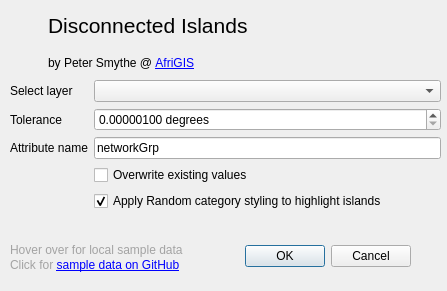
<?xml version="1.0" encoding="UTF-8"?>
<ui version="4.0">
 <class>DisconnectedIslandsDialogBase</class>
 <widget class="QDialog" name="DisconnectedIslandsDialogBase">
  <property name="geometry">
   <rect>
    <x>0</x>
    <y>0</y>
    <width>447</width>
    <height>291</height>
   </rect>
  </property>
  <property name="windowTitle">
   <string>Disconnected Islands</string>
  </property>
  <widget class="QDialogButtonBox" name="button_box">
   <property name="geometry">
    <rect>
     <x>30</x>
     <y>240</y>
     <width>381</width>
     <height>32</height>
    </rect>
   </property>
   <property name="orientation">
    <enum>Qt::Horizontal</enum>
   </property>
   <property name="standardButtons">
    <set>QDialogButtonBox::Cancel|QDialogButtonBox::Ok</set>
   </property>
  </widget>
  <widget class="QWidget" name="layoutWidget">
   <property name="geometry">
    <rect>
     <x>10</x>
     <y>10</y>
     <width>305</width>
     <height>68</height>
    </rect>
   </property>
   <layout class="QGridLayout" name="gridLayout">
    <item row="0" column="1">
     <widget class="QLabel" name="label_2">
      <property name="minimumSize">
       <size>
        <width>0</width>
        <height>32</height>
       </size>
      </property>
      <property name="text">
       <string>&lt;html&gt;&lt;head/&gt;&lt;body&gt;&lt;p&gt;&lt;span style=&quot; font-size:16pt;&quot;&gt;Disconnected Islands  &lt;/span&gt;&lt;/p&gt;&lt;/body&gt;&lt;/html&gt;</string>
      </property>
      <property name="scaledContents">
       <bool>false</bool>
      </property>
     </widget>
    </item>
    <item row="1" column="1">
     <widget class="QLabel" name="labelAfriGIS">
      <property name="minimumSize">
       <size>
        <width>0</width>
        <height>24</height>
       </size>
      </property>
      <property name="text">
       <string>&lt;html&gt;&lt;head/&gt;&lt;body&gt;&lt;p&gt;by Peter Smythe @ &lt;a href=&quot;https://www.afrigis.co.za&quot;&gt;&lt;span style=&quot; text-decoration: underline; color:#0000ff;&quot;&gt;AfriGIS&lt;/span&gt;&lt;/a&gt;&lt;/p&gt;&lt;/body&gt;&lt;/html&gt;</string>
      </property>
      <property name="openExternalLinks">
       <bool>true</bool>
      </property>
     </widget>
    </item>
    <item row="0" column="0">
     <widget class="QLabel" name="label_icon">
      <property name="minimumSize">
       <size>
        <width>32</width>
        <height>32</height>
       </size>
      </property>
      <property name="text">
       <string/>
      </property>
      <property name="pixmap">
       <pixmap resource="resources.qrc">:/plugins/DisconnectedIslands/icon.png</pixmap>
      </property>
      <property name="alignment">
       <set>Qt::AlignLeading|Qt::AlignLeft|Qt::AlignTop</set>
      </property>
     </widget>
    </item>
    <item row="0" column="2">
     <spacer name="horizontalSpacer">
      <property name="orientation">
       <enum>Qt::Horizontal</enum>
      </property>
      <property name="sizeHint" stdset="0">
       <size>
        <width>40</width>
        <height>20</height>
       </size>
      </property>
     </spacer>
    </item>
   </layout>
  </widget>
  <widget class="QWidget" name="layoutWidget">
   <property name="geometry">
    <rect>
     <x>10</x>
     <y>80</y>
     <width>431</width>
     <height>136</height>
    </rect>
   </property>
   <layout class="QFormLayout" name="formLayout">
    <property name="fieldGrowthPolicy">
     <enum>QFormLayout::AllNonFixedFieldsGrow</enum>
    </property>
    <item row="0" column="0">
     <widget class="QLabel" name="label_3">
      <property name="text">
       <string>Select layer</string>
      </property>
     </widget>
    </item>
    <item row="0" column="1">
     <widget class="QComboBox" name="layerComboBox">
      <property name="toolTip">
       <string>Select the line layer to analyse</string>
      </property>
     </widget>
    </item>
    <item row="1" column="0">
     <widget class="QLabel" name="label_4">
      <property name="text">
       <string>Tolerance</string>
      </property>
     </widget>
    </item>
    <item row="1" column="1">
     <widget class="QDoubleSpinBox" name="toleranceSpinBox">
      <property name="toolTip">
       <string>Nodes within this tolerance will be considered as connected</string>
      </property>
      <property name="suffix">
       <string> degrees</string>
      </property>
      <property name="decimals">
       <number>8</number>
      </property>
      <property name="minimum">
       <double>0.000001000000000</double>
      </property>
      <property name="value">
       <double>0.000001000000000</double>
      </property>
     </widget>
    </item>
    <item row="2" column="0">
     <widget class="QLabel" name="label_5">
      <property name="text">
       <string>Attribute name</string>
      </property>
     </widget>
    </item>
    <item row="2" column="1">
     <widget class="QLineEdit" name="attributeNameEditBox">
      <property name="toolTip">
       <string>This will be populated with a unique ID for each disconnected island</string>
      </property>
      <property name="text">
       <string>networkGrp</string>
      </property>
     </widget>
    </item>
    <item row="3" column="1">
     <widget class="QCheckBox" name="overwriteCheckBox">
      <property name="text">
       <string>Overwrite existing values</string>
      </property>
     </widget>
    </item>
    <item row="4" column="1">
     <widget class="QCheckBox" name="stylingCheckBox">
      <property name="toolTip">
       <string>Do not check if you want to preserve your current styling</string>
      </property>
      <property name="text">
       <string>Apply Random category styling to highlight islands</string>
      </property>
      <property name="checked">
       <bool>true</bool>
      </property>
     </widget>
    </item>
   </layout>
  </widget>
  <widget class="QLabel" name="labelLocalSampleData">
   <property name="geometry">
    <rect>
     <x>10</x>
     <y>240</y>
     <width>201</width>
     <height>20</height>
    </rect>
   </property>
   <property name="toolTip">
    <string>Please find sample data in your plugins directory: ...QGIS/QGIS3/profiles/default/python/plugins/disconnected-islands/sample-data/islands.zip</string>
   </property>
   <property name="text">
    <string>&lt;html&gt;&lt;head/&gt;&lt;body&gt;&lt;p&gt;&lt;span style=&quot; color:#a3a3a3;&quot;&gt;Hover over for local sample data&lt;/span&gt;&lt;/p&gt;&lt;/body&gt;&lt;/html&gt;</string>
   </property>
  </widget>
  <widget class="QLabel" name="labelRemoteSampleData">
   <property name="geometry">
    <rect>
     <x>10</x>
     <y>255</y>
     <width>201</width>
     <height>20</height>
    </rect>
   </property>
   <property name="toolTip">
    <string>https://github.com/AfriGIS-South-Africa/disconnected-islands/raw/master/sample-data/islands.zip</string>
   </property>
   <property name="text">
    <string>&lt;html&gt;&lt;head/&gt;&lt;body&gt;&lt;p&gt;&lt;span style=&quot; color:#a3a3a3;&quot;&gt;Click for &lt;a href=&quot;https://github.com/AfriGIS-South-Africa/disconnected-islands/raw/master/sample-data/islands.zip&quot;&gt;&lt;span style=&quot; text-decoration: underline; color:#0000ff;&quot;&gt;sample data on GitHub&lt;/span&gt;&lt;/a&gt;&lt;/span&gt;&lt;/p&gt;&lt;/body&gt;&lt;/html&gt;</string>
   </property>
   <property name="openExternalLinks">
    <bool>true</bool>
   </property>
  </widget>
  <zorder>layoutWidget</zorder>
  <zorder>layoutWidget</zorder>
  <zorder>button_box</zorder>
  <zorder>labelLocalSampleData</zorder>
  <zorder>labelRemoteSampleData</zorder>
 </widget>

 <connections>
  <connection>
   <sender>button_box</sender>
   <signal>accepted()</signal>
   <receiver>DisconnectedIslandsDialogBase</receiver>
   <slot>accept()</slot>
   <hints>
    <hint type="sourcelabel">
     <x>20</x>
     <y>20</y>
    </hint>
    <hint type="destinationlabel">
     <x>20</x>
     <y>20</y>
    </hint>
   </hints>
  </connection>
  <connection>
   <sender>button_box</sender>
   <signal>rejected()</signal>
   <receiver>DisconnectedIslandsDialogBase</receiver>
   <slot>reject()</slot>
   <hints>
    <hint type="sourcelabel">
     <x>20</x>
     <y>20</y>
    </hint>
    <hint type="destinationlabel">
     <x>20</x>
     <y>20</y>
    </hint>
   </hints>
  </connection>
 </connections>
</ui>
